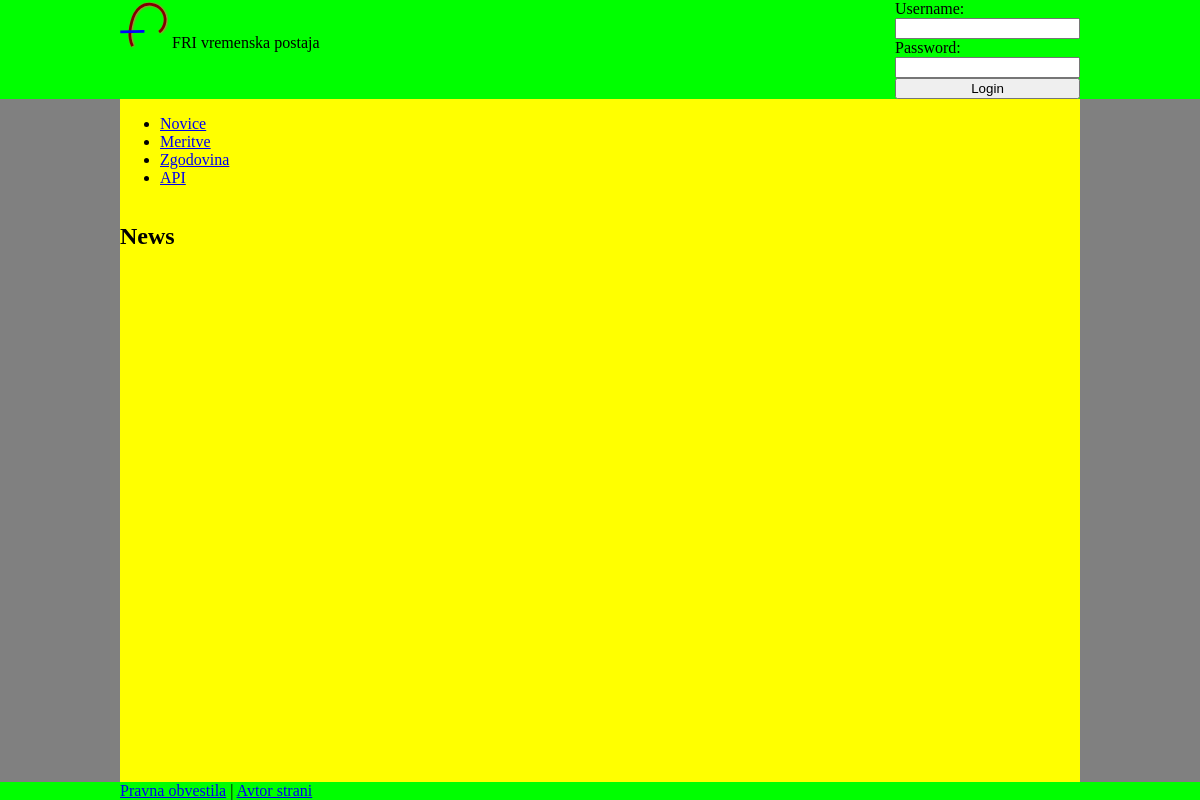
/, run on an earlier commit of the app's database.
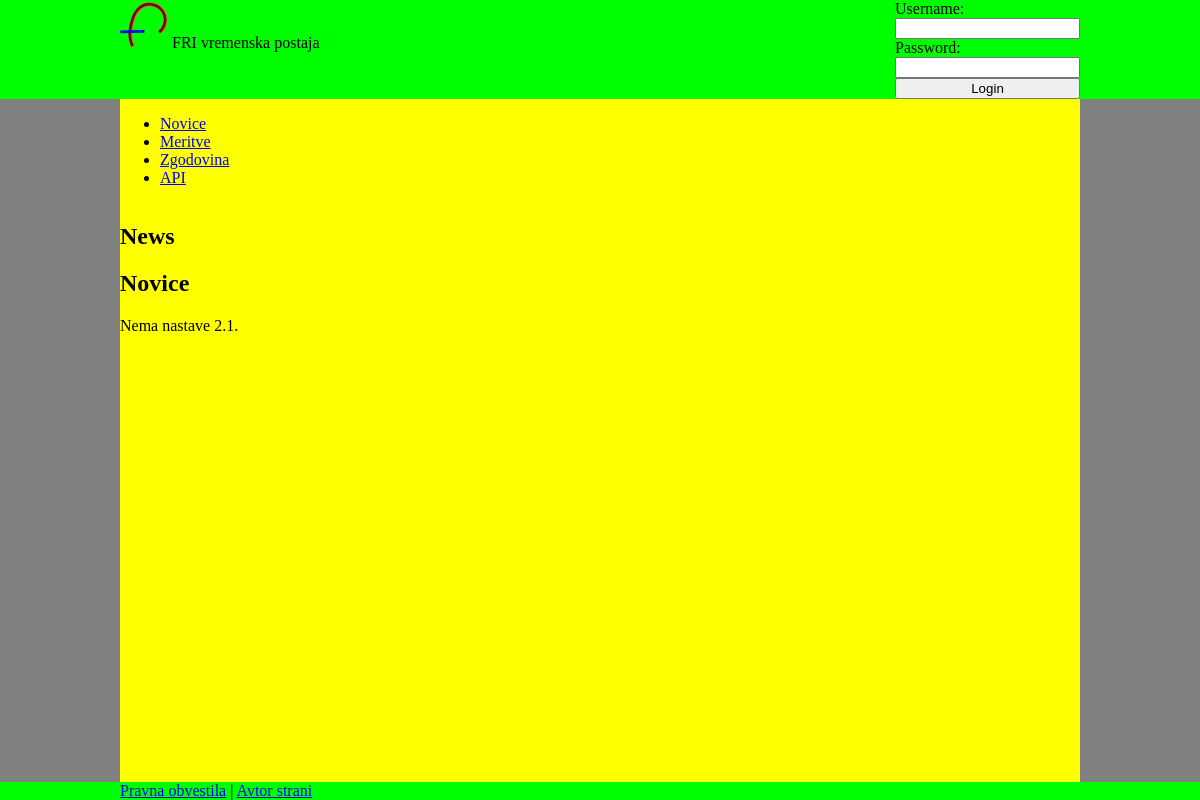
And on a later commit of the database.
### friws/models.py (models this page shows, shortened)
class Article(models.Model):
    title = models.TextField(max_length=254, default = '')
    content = models.TextField()
    pub_date = models.DateTimeField( default=datetime.now )
    author = models.ForeignKey(User, on_delete=models.SET_NULL, null=True)

### friws/views.py (the view, shortened to what this page needs)
# urls.py: url(r'^$', views.index, name='index'),
def index(request):
  context = {}
  articles = Article.objects.order_by('-pub_date')[:5]
  context['users'] = User.objects.all()
  context['articles'] = articles
  context['loginForm'] = LoginForm()
  return render(request, 'friws/extension.html', context)

### friws/forms.py
class LoginForm(forms.Form):
  username = forms.CharField(label='Username:', max_length=100)
  password = forms.CharField(max_length=100, widget=forms.PasswordInput)

### friws/templates/friws/extension.html
{% extends 'friws/index.html' %}
{% block content %}
  <h1>News </h1>
  {% for article in articles %}
    {% include 'friws/articleTemplate.html' %}
  {% endfor %}
{% endblock %}

### friws/templates/friws/articleTemplate.html
<article>
  <h2>{{ article.title }}</h2>
  <p>{{ article.content }}</p>
</article>

What changed in the data, as far as the page shows it:
added Article: title "Novice", content "Nema nastave 2.1."
